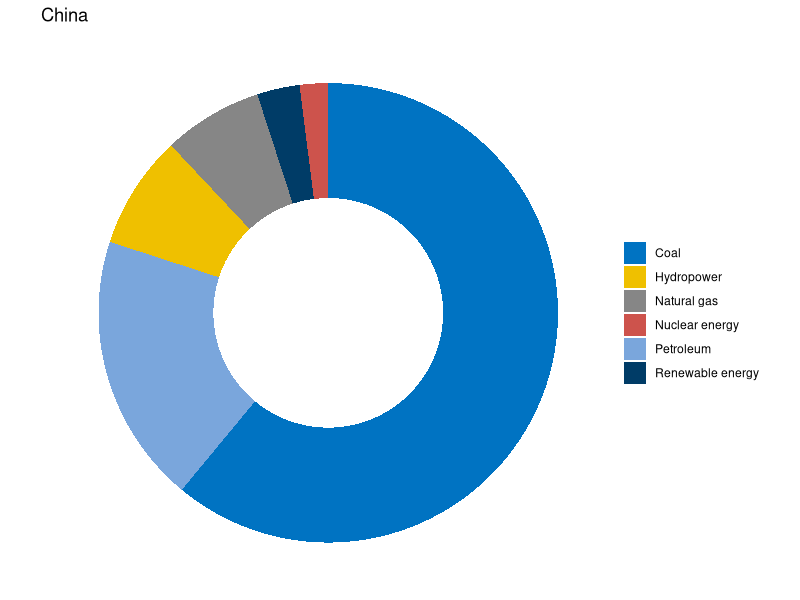
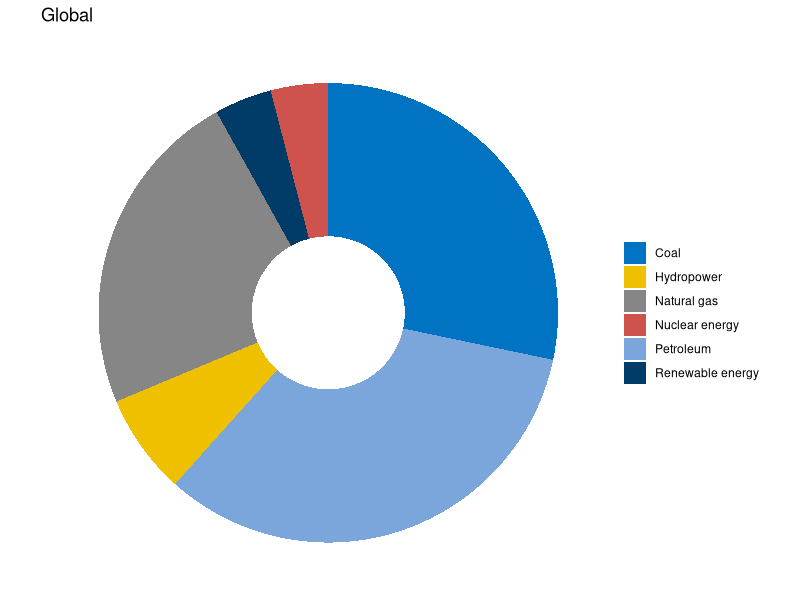
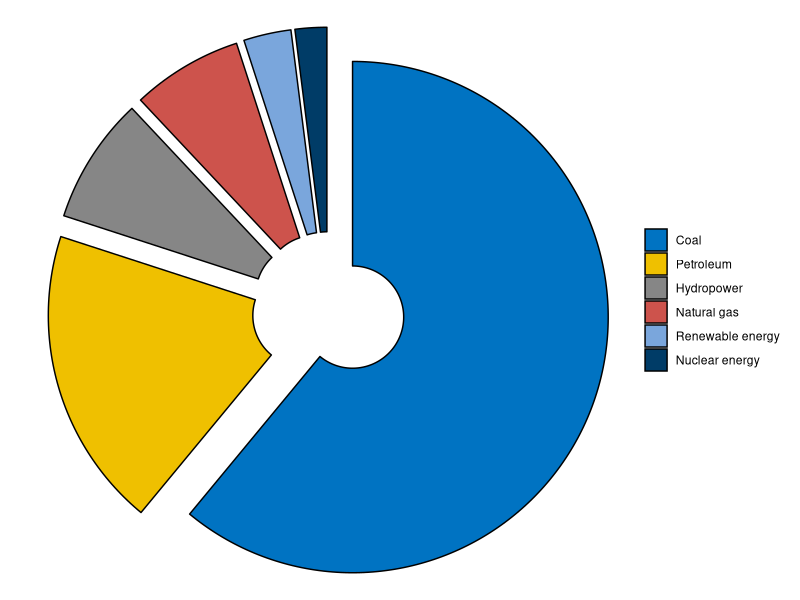
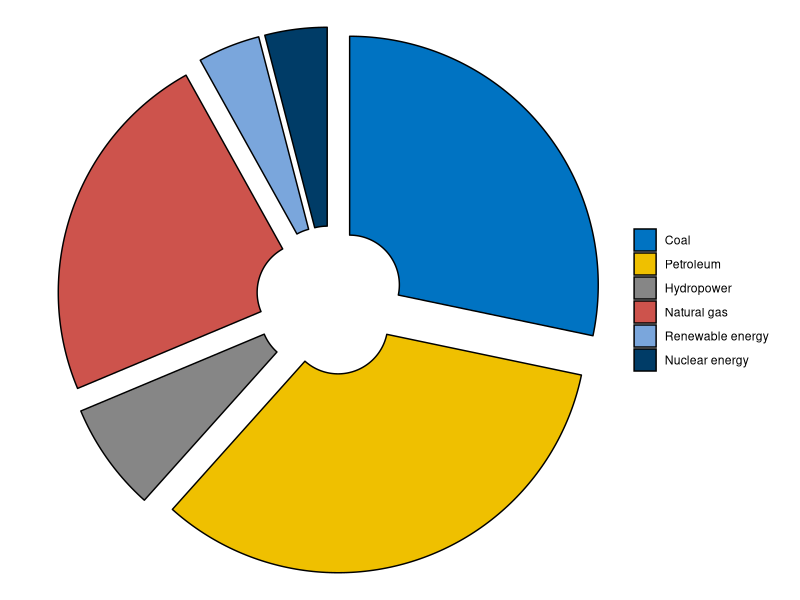
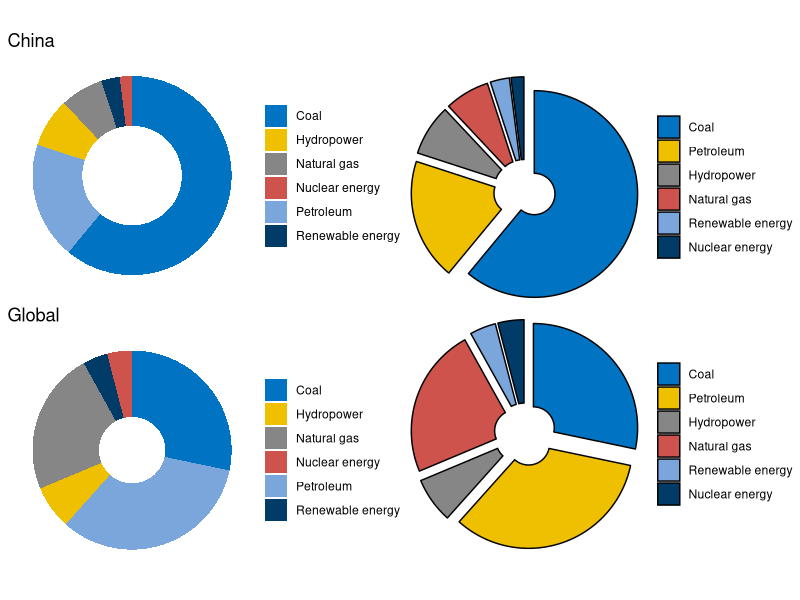
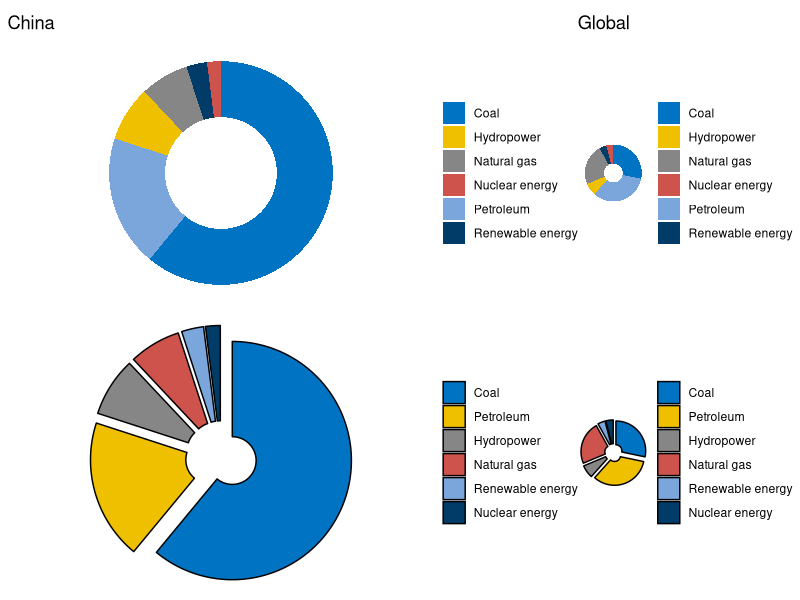
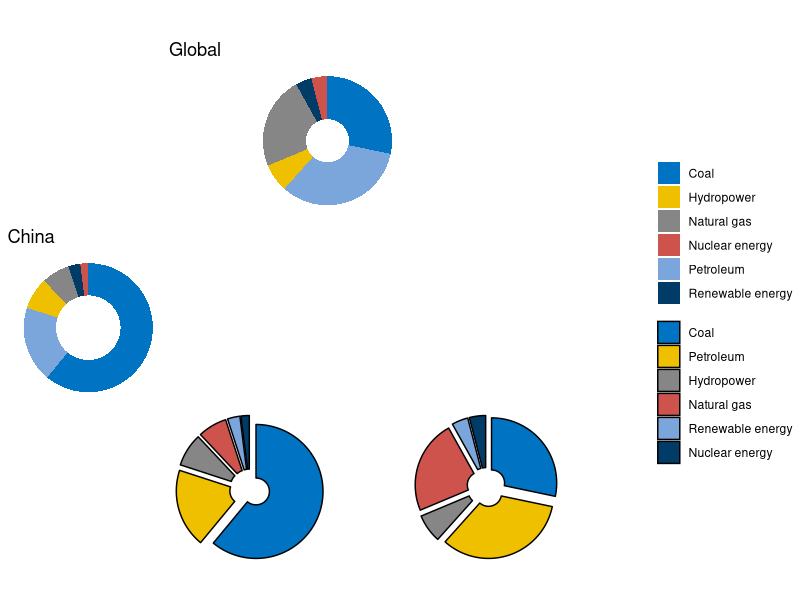
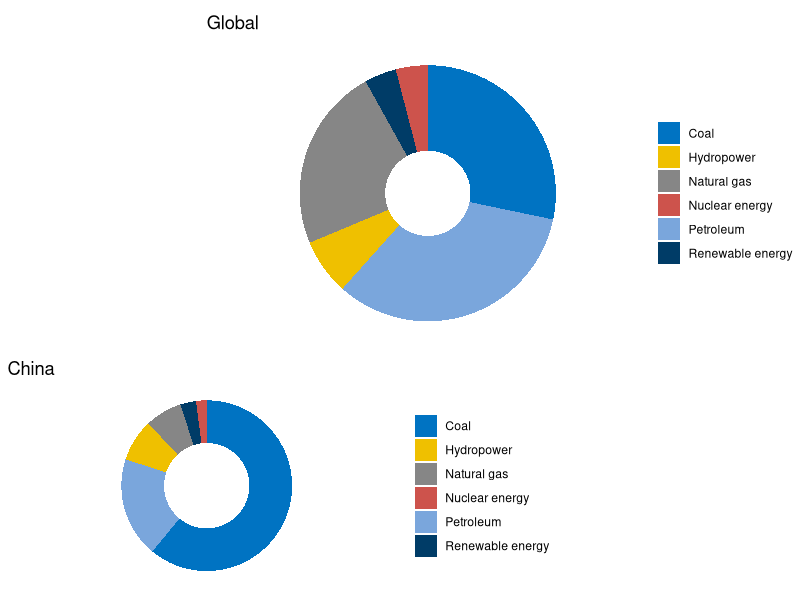

Write the R code that produced these figures, in order.
## ---- chunk 1
library(patchwork)
library(tidyverse)
library(ggsci)
library(ggforce)
pieplot <- function(x, y, width = 1) {
  # Arg: width - Split the sector
  yy <- cumsum(y)
  d = data.frame(ymin = yy-y + (1 - width) / 2, 
  	ymax = yy - (1 - width) / 2, 
  	group=x)

  ggplot(d) + scale_fill_jco() +
  	geom_rect(aes(xmin = 0, xmax = 1, ymin = ymin, ymax = ymax, fill = group)) + 
  	coord_polar(theta = 'y') + theme_void() + ylim(0, NA) 
}

energyStrucChina <- data.frame("type" = c("Coal", "Petroleum", "Hydropower",
                                          "Natural gas", "Renewable energy",
                                          "Nuclear energy"),
                               "value" = c(61, 19, 8, 7, 3, 2),
                               "label" = c("61%","19%","8%","7%","3%","2%"))
energyStrucGlobal <- data.frame("type" = c("Coal", "Petroleum", "Hydropower",
                                           "Natural gas", "Renewable energy",
                                           "Nuclear energy"),
                                "value" = c(28, 33, 7, 23, 4, 4),
                                "label" = c("28%","33%","7%","23%","4%","4%"))
## ---- chunk 2
energyChina <- pieplot(energyStrucChina$type, energyStrucChina$value) +
  xlim(-1, NA) +
  guides(fill = guide_legend(title = NULL)) + labs(title = "China")
energyChina

energyGlobal <- pieplot(energyStrucGlobal$type, energyStrucGlobal$value) +
  xlim(-.5, NA) +
  guides(fill = guide_legend(title = NULL)) + labs(title = "Global")
energyGlobal
## ---- chunk 3
pieplotExplode <- function(x, y){
  d = data.frame(x = factor(x, levels = x), y = y)
  ggplot(d) + scale_fill_jco() +
  geom_arc_bar(aes(x0 = 0, y0 = 0, r0 = 0.2, r = 1, 
                  amount = y, fill = x, explode = .1), 
  stat='pie')  + theme_void() + coord_fixed()
}
energyChinaExplode <- pieplotExplode(energyStrucChina$type,
                                       energyStrucChina$value)+
                        guides(fill = guide_legend(title = NULL))
energyChinaExplode
energyGlobalExplode <- pieplotExplode(energyStrucGlobal$type,
                                        energyStrucGlobal$value)+
                        guides(fill = guide_legend(title = NULL))
energyGlobalExplode
## ---- chunk 4
(energyChina / energyGlobal) | (energyChinaExplode / energyGlobalExplode)
## ---- chunk 5
energyChina + energyGlobal + energyChinaExplode + energyGlobalExplode +
  plot_layout(widths = c(6,1))
## ---- chunk 6
layout <- "
#BB#
A###
#CDD
"
energyChina + energyGlobal + energyChinaExplode + energyGlobalExplode +
  plot_layout(design = layout, guides = 'collect')
## ---- chunk 7
layout <- c(
  area(t = 4, l = 1, b = 5, r = 4),
  area(t = 1, l = 3, b = 3, r = 5)
)
energyChina + energyGlobal +
  plot_layout(design = layout)
## ---- chunk 8
energyChina + plot_spacer() + plot_spacer() + energyGlobal
## ---- chunk 9
energyChina + energyGlobal + energyChinaExplode + energyGlobalExplode +
  plot_layout(guides = 'collect')
## ---- chunk 10
((energyChina / energyGlobal) | (energyChinaExplode / energyGlobalExplode) |
  guide_area()) + plot_layout(guides = 'collect')
